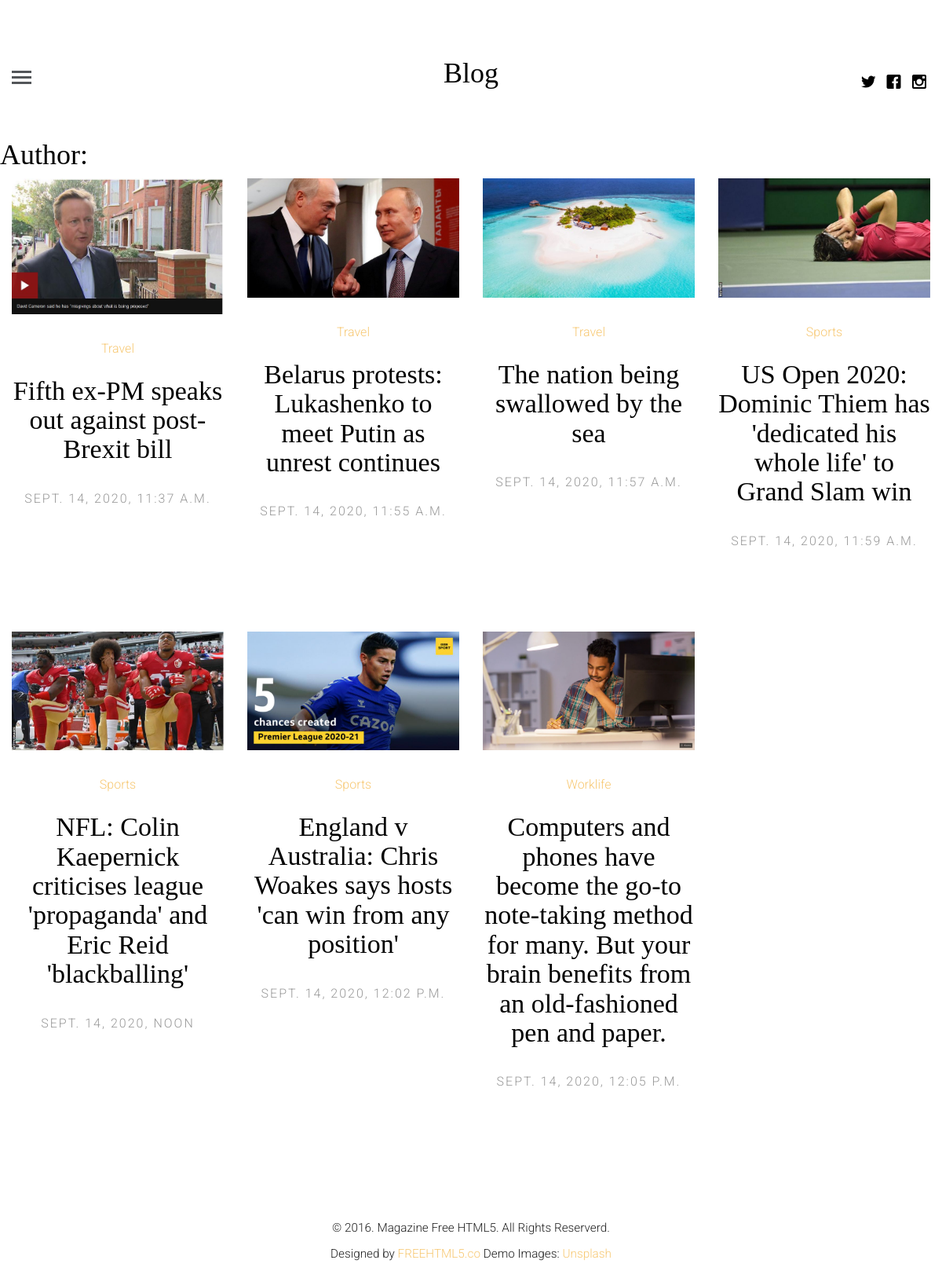
Screenshot of /author/saurav with the database file from the repository.
### blogapp/models.py (models this page shows, shortened)
class article(models.Model):
    article_author = models.ForeignKey(author, on_delete=models.CASCADE)
    title = models.CharField(max_length=200)
    body = RichTextField()
    image = models.FileField()
    posted_on = models.DateTimeField(auto_now=False, auto_now_add=True)
    updated_on = models.DateTimeField(auto_now=True, auto_now_add=False)
    category = models.ForeignKey(category, on_delete=models.CASCADE)

class category(models.Model):
    name = models.CharField(max_length=100)
    def __str__(self):
        return self.name

### blogapp/views.py (the view)
# urls.py: path('author/<name>', views.getauthor.as_view(), name="author"),
class getauthor(View):
    template = "profile.html"
    def get(self, request, name):
        post_author = get_object_or_404(User, username=name)
        auth = get_object_or_404(author, name=post_author.id)
        post = article.objects.filter(article_author=auth.id)
        context = {
            "auth": auth,
            "post": post
        }
        return render(request, self.template, context)

### templates/profile.html (shortened to what this page needs)
{% extends 'base.html' %}
{% block content %}
    <h1>Author: {{ auth.name.get_full_name }}</h1>
    {% for p in post %}
        <article class="col-lg-3 col-md-3 col-sm-3 col-xs-6 col-xxs-12 animate-box">
            <figure>
                <a href="{% url 'blog:single_post' id=p.id %}"><img src="{{ p.image.url }}" alt="Image" class="img-responsive"></a>
            </figure>
            <span class="fh5co-meta"><a href="{% url 'blog:topic' name=p.category.name %}">{{ p.category }}</a></span>
            <h2 class="fh5co-article-title"><a href="{% url 'blog:single_post' id=p.id %}">{{ p.title }}</a></h2>
            <span class="fh5co-meta fh5co-date">{{ p.posted_on }}</span>
        </article>
    {% endfor %}
{% endblock %}

### blogapp/static/css/style.css (style rules this page uses)
html { background: #fff; }
body { font-family: "Roboto", arial, sans-serif; font-size: 18px; font-weight: 300; line-height: 1.8; color: #222; background: #fff; }
a { color: #f7c873; -webkit-transition: 0.5s; -o-transition: 0.5s; transition: 0.5s; }
h1, h2, h3, h4, h5, h6 { font-family: "Playfair Display", times, serif; color: #000; }
.fh5co-post-entry article { text-align: center; float: left; margin-bottom: 110px; padding-left: 3em; padding-right: 3em; }
@media screen and (max-width: 1200px) { .fh5co-post-entry article { margin-bottom: 80px; padding-left: 15px; padding-right: 15px; } }
.fh5co-post-entry article a img { opacity: 1; -webkit-transition: 0.5s; -o-transition: 0.5s; transition: 0.5s; }
.fh5co-post-entry article figure { margin-bottom: 30px; }
.fh5co-post-entry article h2 { font-family: "Playfair Display", times, serif; font-size: 34px; color: #000; margin-bottom: 30px; }
.fh5co-post-entry article h2 a { color: #000; }
.fh5co-post-entry article .fh5co-meta { font-size: 16px; font-family: "Roboto", arial, sans-serif; color: #999999; margin-bottom: 20px; display: block; }
.fh5co-post-entry article .fh5co-meta.fh5co-date { text-transform: uppercase; letter-spacing: 2px; }
.js .to-animate, .js .to-animate-2, .js .animate-box { opacity: 0; }

### rows the page displays
article: image (picture), category "Travel", title "Fifth ex-PM speaks out against post-Brexit bill", posted_on "SEPT. 14, 2020, 11:37 A.M."
article: image (picture), category "Travel", title "Belarus protests: Lukashenko to meet Putin as unrest continues", posted_on "SEPT. 14, 2020, 11:55 A.M."
article: image (picture), category "Travel", title "The nation being swallowed by the sea", posted_on "SEPT. 14, 2020, 11:57 A.M."
article: image (picture), category "Sports", title "US Open 2020: Dominic Thiem has 'dedicated his whole life' to Grand Slam win", posted_on "SEPT. 14, 2020, 11:59 A.M."
article: image (picture), category "Sports", title "NFL: Colin Kaepernick criticises league 'propaganda' and Eric Reid 'blackballing'", posted_on "SEPT. 14, 2020, NOON"
article: image (picture), category "Sports", title "England v Australia: Chris Woakes says hosts 'can win from any position'", posted_on "SEPT. 14, 2020, 12:02 P.M."
article: image (picture), category "Worklife", title "Computers and phones have become the go-to note-taking method for many. But your brain benefits from an old-fashioned pen and paper.", posted_on "SEPT. 14, 2020, 12:05 P.M."
